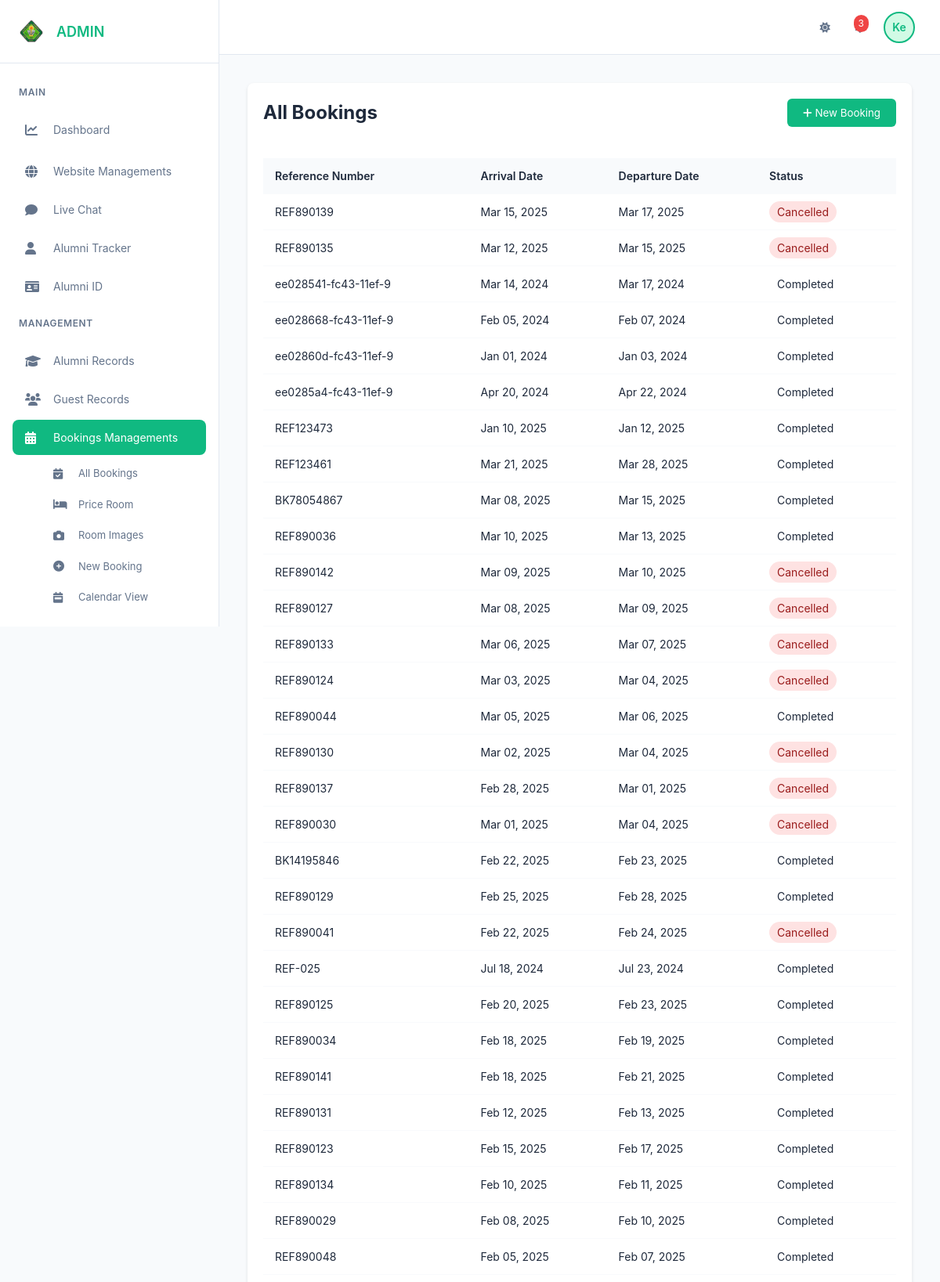
/Dashboard.php?section=all-bookings (signed in, upper part), run on the app's committed database.
### tables this page shows
CREATE TABLE `bookings` (
  `id` int(11) NOT NULL,
  `reference_number` varchar(20) NOT NULL,
  `user_id` int(11) NOT NULL,
  `room_number` int(11) NOT NULL,
  `occupancy` int(11) NOT NULL,
  `price` decimal(10,2) NOT NULL,
  `price_per_day` decimal(10,2) DEFAULT NULL,
  `arrival_date` date NOT NULL,
  `arrival_time` time NOT NULL,
  `departure_date` date NOT NULL,
  `departure_time` time NOT NULL,
  `status` enum('pending','confirmed','cancelled','completed') NOT NULL DEFAULT 'pending',
  `created_at` timestamp NOT NULL DEFAULT current_timestamp()
);

### admin/bookings/bookings-all.php (the view, shortened to what this page needs)
<?php
require_once('main_db.php');
$query = "SELECT `id`, `reference_number`, `user_id`, `room_number`, `occupancy`, `price`,
          `arrival_date`, `arrival_time`, `departure_date`, `departure_time`, `status`, `created_at`
          FROM `bookings` ORDER BY created_at DESC";
$result = $mysqli->query($query);
?>
<div class="booking-container">
    <div class="booking-header">
        <h2>All Bookings</h2>
        <button onclick="window.location.href='?section=new-booking'" class="new-booking-btn">
            <i class="fas fa-plus"></i> New Booking
        </button>
    </div>
    <div class="table-container">
        <table class="booking-table">
            <thead>
                <tr>
                    <th>Reference Number</th>
                    <th>Arrival Date</th>
                    <th>Departure Date</th>
                    <th>Status</th>
                </tr>
            </thead>
            <tbody>
                <?php while($row = $result->fetch_assoc()): ?>
                    <tr onclick="showBookingDetails(<?php echo htmlspecialchars(json_encode($row)); ?>)">
                        <td><?php echo htmlspecialchars($row['reference_number']); ?></td>
                        <td><?php echo date('M d, Y', strtotime($row['arrival_date'])); ?></td>
                        <td><?php echo date('M d, Y', strtotime($row['departure_date'])); ?></td>
                        <td>
                            <span class="status-badge <?php echo $row['status']; ?>">
                                <?php echo ucfirst(htmlspecialchars($row['status'])); ?>
                            </span>
                        </td>
                    </tr>
                <?php endwhile; ?>
            </tbody>
        </table>
    </div>
</div>

### Dashboard.php (style rules this page uses)
:root { --primary-color: #10b981; --primary-hover: #059669; --primary-light: #d1fae5; --secondary-color: #64748b; --success-color: #22c55e; --danger-color: #ef4444; --warning-color: #f59e0b; --text-primary: #1e293b; --text-secondary: #64748b; --bg-primary: #ffffff; --bg-secondary: #f8fafc; --sidebar-width: 280px; --header-height: 70px; --shadow-sm: 0 1px 2px 0 rgb(0 0 0 / 0.05); --shadow-md: 0 4px 6px -1px rgb(0 0 0 / 0.1); --shadow-lg: 0 10px 15px -3px rgb(0 0 0 / 0.1); --radius-sm: 0.375rem; --radius-md: 0.5rem; --radius-lg: 0.75rem; --transition: all 0.3s ease; }
* { margin: 0; padding: 0; box-sizing: border-box; font-family: 'Inter', -apple-system, BlinkMacSystemFont, sans-serif; }
html { height: 100%; overflow-x: hidden; }
body { background-color: var(--bg-secondary); color: var(--text-primary); font-size: 0.875rem; line-height: 1.5; min-height: 100%; overflow-x: hidden; }

### admin/bookings/bookings-all.php (style rules this page uses)
.booking-container { padding: 20px; margin: 20px; background: var(--bg-primary); color: var(--text-primary); border-radius: 8px; box-shadow: 0 2px 4px rgba(0,0,0,0.1); }
.booking-header { display: flex; justify-content: space-between; align-items: center; margin-bottom: 20px; }
.booking-header h2 { font-size: 24px; color: var(--text-primary); }
.new-booking-btn { background-color: #10b981; color: white; border: none; padding: 10px 20px; border-radius: 6px; cursor: pointer; }
.table-container { overflow-x: auto; }
.booking-table { width: 100%; border-collapse: collapse; margin-top: 20px; }
.booking-table th, .booking-table td { padding: 12px 15px; text-align: left; border-bottom: 1px solid var(--bg-secondary); color: var(--text-primary); }
.booking-table th { background-color: var(--bg-secondary); font-weight: 600; }
.status-badge { padding: 5px 10px; border-radius: 20px; font-size: 14px; }
.status-badge.cancelled { background-color: #fee2e2; color: #991b1b; }

### data on the page
bookings: reference_number "REF890139", arrival_date "Mar 15, 2025", departure_date "Mar 17, 2025", status "Cancelled"
bookings: reference_number "REF890135", arrival_date "Mar 12, 2025", departure_date "Mar 15, 2025", status "Cancelled"
bookings: reference_number "ee028541-fc43-11ef-9", arrival_date "Mar 14, 2024", departure_date "Mar 17, 2024", status "Completed"
bookings: reference_number "ee028668-fc43-11ef-9", arrival_date "Feb 05, 2024", departure_date "Feb 07, 2024", status "Completed"
bookings: reference_number "ee02860d-fc43-11ef-9", arrival_date "Jan 01, 2024", departure_date "Jan 03, 2024", status "Completed"
bookings: reference_number "ee0285a4-fc43-11ef-9", arrival_date "Apr 20, 2024", departure_date "Apr 22, 2024", status "Completed"
bookings: reference_number "REF123473", arrival_date "Jan 10, 2025", departure_date "Jan 12, 2025", status "Completed"
bookings: reference_number "REF123461", arrival_date "Mar 21, 2025", departure_date "Mar 28, 2025", status "Completed"
bookings: reference_number "BK78054867", arrival_date "Mar 08, 2025", departure_date "Mar 15, 2025", status "Completed"
bookings: reference_number "REF890036", arrival_date "Mar 10, 2025", departure_date "Mar 13, 2025", status "Completed"
bookings: reference_number "REF890142", arrival_date "Mar 09, 2025", departure_date "Mar 10, 2025", status "Cancelled"
bookings: reference_number "REF890127", arrival_date "Mar 08, 2025", departure_date "Mar 09, 2025", status "Cancelled"
bookings: reference_number "REF890133", arrival_date "Mar 06, 2025", departure_date "Mar 07, 2025", status "Cancelled"
bookings: reference_number "REF890124", arrival_date "Mar 03, 2025", departure_date "Mar 04, 2025", status "Cancelled"
bookings: reference_number "REF890044", arrival_date "Mar 05, 2025", departure_date "Mar 06, 2025", status "Completed"
bookings: reference_number "REF890130", arrival_date "Mar 02, 2025", departure_date "Mar 04, 2025", status "Cancelled"
bookings: reference_number "REF890137", arrival_date "Feb 28, 2025", departure_date "Mar 01, 2025", status "Cancelled"
bookings: reference_number "REF890030", arrival_date "Mar 01, 2025", departure_date "Mar 04, 2025", status "Cancelled"
bookings: reference_number "BK14195846", arrival_date "Feb 22, 2025", departure_date "Feb 23, 2025", status "Completed"
bookings: reference_number "REF890129", arrival_date "Feb 25, 2025", departure_date "Feb 28, 2025", status "Completed"
bookings: reference_number "REF890041", arrival_date "Feb 22, 2025", departure_date "Feb 24, 2025", status "Cancelled"
bookings: reference_number "REF-025", arrival_date "Jul 18, 2024", departure_date "Jul 23, 2024", status "Completed"
bookings: reference_number "REF890125", arrival_date "Feb 20, 2025", departure_date "Feb 23, 2025", status "Completed"
bookings: reference_number "REF890034", arrival_date "Feb 18, 2025", departure_date "Feb 19, 2025", status "Completed"
bookings: reference_number "REF890141", arrival_date "Feb 18, 2025", departure_date "Feb 21, 2025", status "Completed"
bookings: reference_number "REF890131", arrival_date "Feb 12, 2025", departure_date "Feb 13, 2025", status "Completed"
bookings: reference_number "REF890123", arrival_date "Feb 15, 2025", departure_date "Feb 17, 2025", status "Completed"
bookings: reference_number "REF890134", arrival_date "Feb 10, 2025", departure_date "Feb 11, 2025", status "Completed"
bookings: reference_number "REF890029", arrival_date "Feb 08, 2025", departure_date "Feb 10, 2025", status "Completed"
bookings: reference_number "REF890048", arrival_date "Feb 05, 2025", departure_date "Feb 07, 2025", status "Completed"

### other printed values
substr($name, 0, 2) "Ke"
